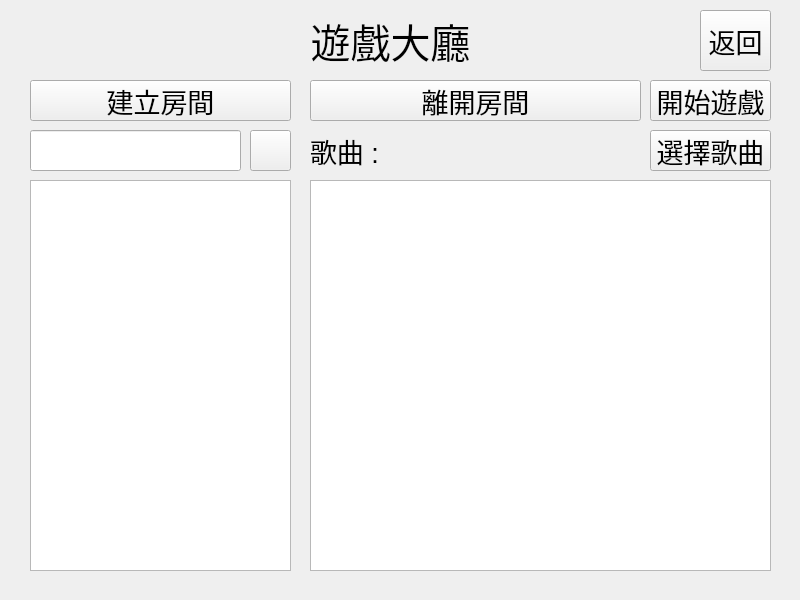
<?xml version="1.0" encoding="UTF-8"?>
<ui version="4.0">
 <class>Room</class>
 <widget class="QWidget" name="Room">
  <property name="geometry">
   <rect>
    <x>0</x>
    <y>0</y>
    <width>800</width>
    <height>600</height>
   </rect>
  </property>
  <property name="windowTitle">
   <string>Form</string>
  </property>
  <widget class="QLabel" name="label">
   <property name="geometry">
    <rect>
     <x>300</x>
     <y>10</y>
     <width>181</width>
     <height>61</height>
    </rect>
   </property>
   <property name="font">
    <font>
     <pointsize>30</pointsize>
    </font>
   </property>
   <property name="text">
    <string>遊戲大廳</string>
   </property>
   <property name="alignment">
    <set>Qt::AlignCenter</set>
   </property>
  </widget>
  <widget class="QWidget" name="rooms" native="true">
   <property name="geometry">
    <rect>
     <x>30</x>
     <y>80</y>
     <width>261</width>
     <height>491</height>
    </rect>
   </property>
   <widget class="QListView" name="roomList">
    <property name="geometry">
     <rect>
      <x>0</x>
      <y>100</y>
      <width>261</width>
      <height>391</height>
     </rect>
    </property>
    <property name="font">
     <font>
      <pointsize>15</pointsize>
     </font>
    </property>
    <property name="editTriggers">
     <set>QAbstractItemView::NoEditTriggers</set>
    </property>
   </widget>
   <widget class="QLineEdit" name="leader">
    <property name="geometry">
     <rect>
      <x>0</x>
      <y>50</y>
      <width>211</width>
      <height>41</height>
     </rect>
    </property>
    <property name="font">
     <font>
      <pointsize>20</pointsize>
     </font>
    </property>
    <property name="maxLength">
     <number>15</number>
    </property>
   </widget>
   <widget class="QPushButton" name="refreshButton">
    <property name="geometry">
     <rect>
      <x>220</x>
      <y>50</y>
      <width>41</width>
      <height>41</height>
     </rect>
    </property>
    <property name="font">
     <font>
      <pointsize>20</pointsize>
     </font>
    </property>
    <property name="styleSheet">
     <string notr="true"/>
    </property>
    <property name="text">
     <string/>
    </property>
   </widget>
   <widget class="QPushButton" name="createButton">
    <property name="geometry">
     <rect>
      <x>0</x>
      <y>0</y>
      <width>261</width>
      <height>41</height>
     </rect>
    </property>
    <property name="font">
     <font>
      <pointsize>20</pointsize>
     </font>
    </property>
    <property name="styleSheet">
     <string notr="true"/>
    </property>
    <property name="text">
     <string>建立房間</string>
    </property>
   </widget>
  </widget>
  <widget class="QWidget" name="players" native="true">
   <property name="geometry">
    <rect>
     <x>310</x>
     <y>80</y>
     <width>461</width>
     <height>491</height>
    </rect>
   </property>
   <widget class="QListView" name="playerList">
    <property name="geometry">
     <rect>
      <x>0</x>
      <y>100</y>
      <width>461</width>
      <height>391</height>
     </rect>
    </property>
    <property name="font">
     <font>
      <pointsize>30</pointsize>
     </font>
    </property>
    <property name="editTriggers">
     <set>QAbstractItemView::NoEditTriggers</set>
    </property>
    <property name="selectionMode">
     <enum>QAbstractItemView::NoSelection</enum>
    </property>
   </widget>
   <widget class="QPushButton" name="startButton">
    <property name="geometry">
     <rect>
      <x>340</x>
      <y>0</y>
      <width>121</width>
      <height>41</height>
     </rect>
    </property>
    <property name="font">
     <font>
      <pointsize>20</pointsize>
     </font>
    </property>
    <property name="styleSheet">
     <string notr="true"/>
    </property>
    <property name="text">
     <string>開始遊戲</string>
    </property>
   </widget>
   <widget class="QPushButton" name="leaveButton">
    <property name="geometry">
     <rect>
      <x>0</x>
      <y>0</y>
      <width>331</width>
      <height>41</height>
     </rect>
    </property>
    <property name="font">
     <font>
      <pointsize>20</pointsize>
     </font>
    </property>
    <property name="styleSheet">
     <string notr="true"/>
    </property>
    <property name="text">
     <string>離開房間</string>
    </property>
   </widget>
   <widget class="QLabel" name="music">
    <property name="geometry">
     <rect>
      <x>0</x>
      <y>50</y>
      <width>331</width>
      <height>41</height>
     </rect>
    </property>
    <property name="font">
     <font>
      <pointsize>20</pointsize>
     </font>
    </property>
    <property name="text">
     <string>歌曲 : </string>
    </property>
    <property name="alignment">
     <set>Qt::AlignLeading|Qt::AlignLeft|Qt::AlignVCenter</set>
    </property>
   </widget>
   <widget class="QPushButton" name="musicButton">
    <property name="geometry">
     <rect>
      <x>340</x>
      <y>50</y>
      <width>121</width>
      <height>41</height>
     </rect>
    </property>
    <property name="font">
     <font>
      <pointsize>20</pointsize>
     </font>
    </property>
    <property name="styleSheet">
     <string notr="true"/>
    </property>
    <property name="text">
     <string>選擇歌曲</string>
    </property>
   </widget>
  </widget>
  <widget class="QPushButton" name="exitButton">
   <property name="geometry">
    <rect>
     <x>700</x>
     <y>10</y>
     <width>71</width>
     <height>61</height>
    </rect>
   </property>
   <property name="font">
    <font>
     <pointsize>20</pointsize>
    </font>
   </property>
   <property name="styleSheet">
    <string notr="true"/>
   </property>
   <property name="text">
    <string>返回</string>
   </property>
  </widget>
 </widget>
 <resources/>
 <connections/>
</ui>
